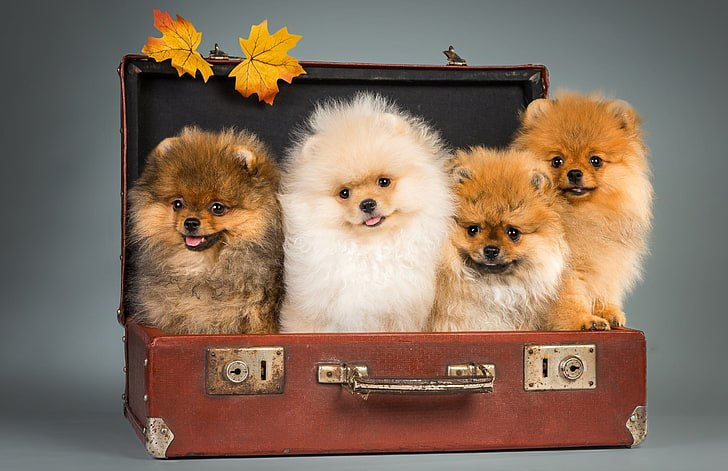
#> input picture pic2.jpg, 728 x 471 px, given in place of the camera
$ jupyter execute 10_Virtual_paint.ipynb
#> lines starting #> are read from the running program, lines starting #| are printed output that depends on the picture; after the words box and inside, x2 and y2 are one past the last pixel; in counts of white or black regions, pixels touching at a corner belong together
[cell 1]
import cv2 as cv
import numpy as np
cv2=cv
capture = cv.VideoCapture(0)

mycolors = [[17,122,128,43,255,255],
           [67,84,94,179,255,255]]


color_values = [[0,192,255],[255,0,0]]


myPoints = []      #[x,y,colorid]
def findColor(img,mycolors,color_values):
    imgHSV = cv.cvtColor(img,cv.COLOR_BGR2HSV)
    count = 0
    newpoints=[]
    for color in mycolors:
        lower = np.array(color[0:3])
        upper = np.array(color[3:6])
        mask = cv.inRange(imgHSV,lower,upper)
        x,y = getContours(mask)
        cv.circle(imgresult,(x,y),5,color_values[count],cv.FILLED)
        if x!=0 and y!=0:
            newpoints.append([x,y,count])
        count+=1
    return newpoints
#         cv2.imshow(str(color[0]),mask)


def getContours(img):
    contours,hierarchy = cv2.findContours(img,cv2.RETR_EXTERNAL,cv2.CHAIN_APPROX_NONE)
    x,y,w,h=0,0,0,0
    for cnt in contours:
        area = cv2.contourArea(cnt)
        if area>500:
#             cv2.drawContours(imgresult, cnt, -1, (255, 0, 0), 3)
            peri = cv2.arcLength(cnt,True)
            approx = cv2.approxPolyDP(cnt,0.02*peri,True)
            x, y, w, h = cv2.boundingRect(approx)
    return x+w//2,y

def drawCanvas(myPoints,color_values):
    for points in myPoints:
        cv.line(imgresult,(points[0],points[1]),(points[0],points[1]),(0,255,255),15)


while(1):
    istrue, img = capture.read()
#> img is the input picture: shape (471, 728, 3); mean B, G, R 95.9, 112.7, 134.1
    if istrue == False:
        break
    img=cv.flip(img,1)
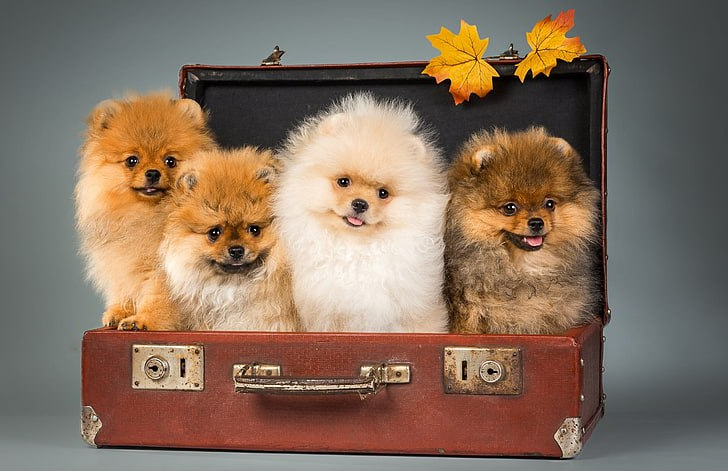
#> img: shape (471, 728, 3); mean B, G, R 95.9, 112.7, 134.1
    imgresult = img.copy()
    newpoints = findColor(img,mycolors,color_values)
#> in findColor, `imgHSV = cv.cvtColor(img,cv.COLOR_BGR2HSV)`: imgHSV: shape (471, 728, 3); mean H, S, V 49.5, 77.6, 137.6
#> the loop in findColor, `for color in mycolors:` made 2 passes
#> (x, y) on passes 1 to 2: (460, 22), (0, 0)
#> pass 1, in findColor, `mask = cv.inRange(imgHSV,lower,upper)`:
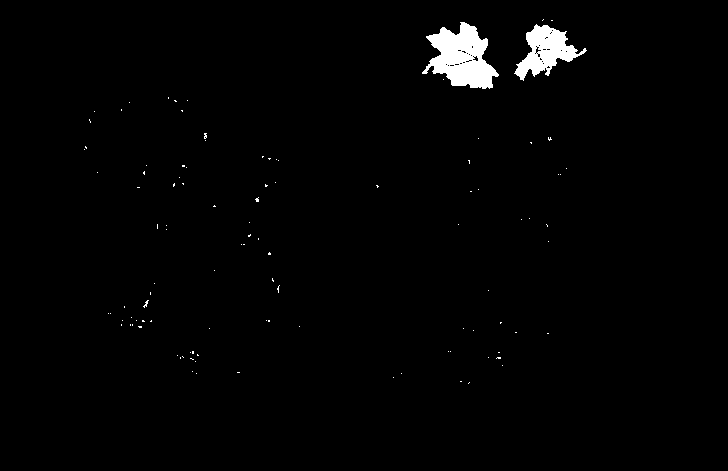
#> mask: shape (471, 728); 1.5% white; 107 white regions (105 under 20 px), largest, box (x1, y1, x2, y2) and area: (422, 22, 499, 89) 2936, (514, 24, 587, 81) 1839
#> pass 2, in findColor, `mask = cv.inRange(imgHSV,lower,upper)`:
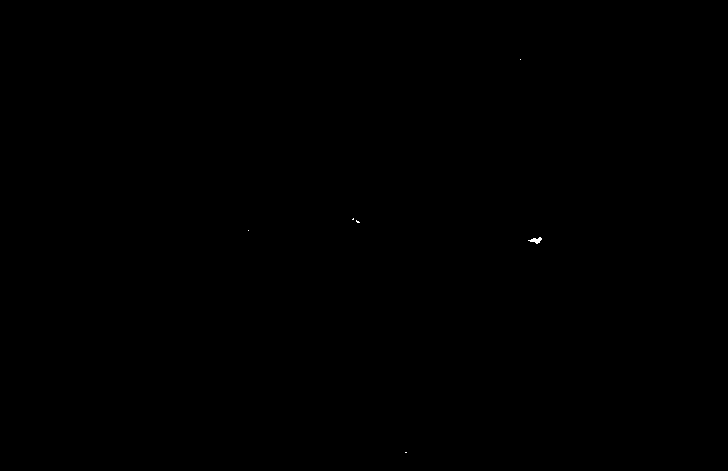
#> mask: shape (471, 728); 0.02% white; 6 white regions (5 under 20 px), largest, box (x1, y1, x2, y2) and area: (528, 237, 542, 244) 50
#> after the loop in findColor, `for color in mycolors:`: imgresult: shape (471, 728, 3); 0.03% of pixels changed, all inside (x1, y1, x2, y2) = (0, 0, 466, 28)
#> after the loop in findColor, `for color in mycolors:`: count = 2; newpoints = [[460, 22, 0]]
#> newpoints = [[460, 22, 0]]
    if len(newpoints)!=0 :
        for newp in newpoints:
            myPoints.append(newp)
#> this loop made 1 pass
#> after the loop, myPoints = [[460, 22, 0]]
    if len(myPoints)!=0:
        drawCanvas(myPoints,color_values)
#> the loop in drawCanvas, `for points in myPoints:` made 1 pass
#> after the loop in drawCanvas, `for points in myPoints:`:
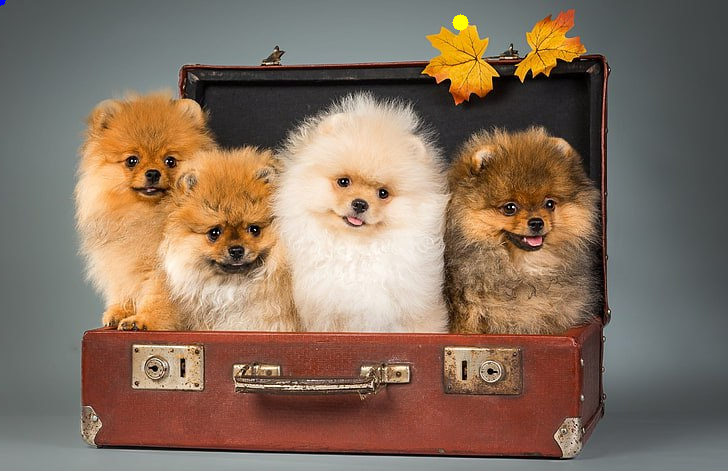
#> imgresult: shape (471, 728, 3); mean B, G, R 95.8, 112.8, 134.2
    cv.imshow('video',imgresult)

    if cv.waitKey(2) == 27:
#> (key Esc is pressed here)
        break
capture.release()
cv.destroyAllWindows()

[cell 2]
import cv2
import numpy as np

capture=cv.VideoCapture(0)

def empty(a):
    pass

def stackImages(scale,imgArray):
    rows = len(imgArray)
    cols = len(imgArray[0])
    rowsAvailable = isinstance(imgArray[0], list)
    width = imgArray[0][0].shape[1]
    height = imgArray[0][0].shape[0]
    if rowsAvailable:
        for x in range ( 0, rows):
            for y in range(0, cols):
                if imgArray[x][y].shape[:2] == imgArray[0][0].shape [:2]:
                    imgArray[x][y] = cv2.resize(imgArray[x][y], (0, 0), None, scale, scale)
                else:
                    imgArray[x][y] = cv2.resize(imgArray[x][y], (imgArray[0][0].shape[1], imgArray[0][0].shape[0]), None, scale, scale)
                if len(imgArray[x][y].shape) == 2: imgArray[x][y]= cv2.cvtColor( imgArray[x][y], cv2.COLOR_GRAY2BGR)
        imageBlank = np.zeros((height, width, 3), np.uint8)
        hor = [imageBlank]*rows
        hor_con = [imageBlank]*rows
        for x in range(0, rows):
            hor[x] = np.hstack(imgArray[x])
        ver = np.vstack(hor)
    else:
        for x in range(0, rows):
            if imgArray[x].shape[:2] == imgArray[0].shape[:2]:
                imgArray[x] = cv2.resize(imgArray[x], (0, 0), None, scale, scale)
            else:
                imgArray[x] = cv2.resize(imgArray[x], (imgArray[0].shape[1], imgArray[0].shape[0]), None,scale, scale)
            if len(imgArray[x].shape) == 2: imgArray[x] = cv2.cvtColor(imgArray[x], cv2.COLOR_GRAY2BGR)
        hor= np.hstack(imgArray)
        ver = hor
    return ver


cv2.namedWindow("TrackBars")
cv2.resizeWindow("TrackBars",640,240)
cv2.createTrackbar("Hue Min","TrackBars",17,179,empty)
cv2.createTrackbar("Sat Min","TrackBars",122,255,empty)
cv2.createTrackbar("Val Min","TrackBars",128,255,empty)
cv2.createTrackbar("Hue Max","TrackBars",43,179,empty)
cv2.createTrackbar("Sat Max","TrackBars",255,255,empty)
cv2.createTrackbar("Val Max","TrackBars",255,255,empty)

while True:
    isTrue, img = capture.read()
    imgHSV = cv2.cvtColor(img,cv2.COLOR_BGR2HSV)
#> imgHSV: shape (471, 728, 3); mean H, S, V 49.5, 77.6, 137.6
    h_min = cv2.getTrackbarPos("Hue Min","TrackBars")
    h_max = cv2.getTrackbarPos("Hue Max", "TrackBars")
    s_min = cv2.getTrackbarPos("Sat Min", "TrackBars")
    s_max = cv2.getTrackbarPos("Sat Max", "TrackBars")
    v_min = cv2.getTrackbarPos("Val Min", "TrackBars")
    v_max = cv2.getTrackbarPos("Val Max", "TrackBars")
    print(h_min,h_max,s_min,s_max,v_min,v_max)
    lower = np.array([h_min,s_min,v_min])
    upper = np.array([h_max,s_max,v_max])
    mask = cv2.inRange(imgHSV,lower,upper)
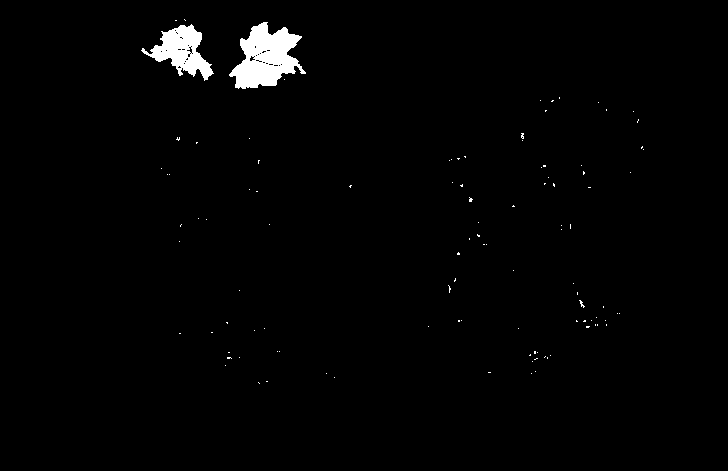
#> mask: shape (471, 728); 1.5% white; 107 white regions (105 under 20 px), largest, box (x1, y1, x2, y2) and area: (229, 22, 306, 89) 2936, (141, 24, 214, 81) 1839
    imgResult = cv2.bitwise_and(img,img,mask=mask)


# [4 lines of commented-out code are left out]

    imgStack = stackImages(0.6,([img,imgHSV],[mask,imgResult]))
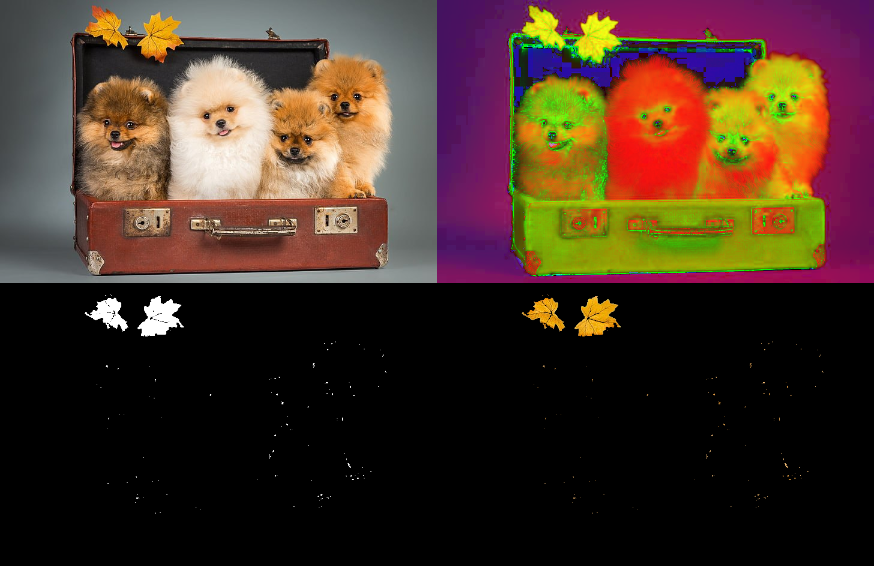
#> imgStack: shape (566, 874, 3); mean B, G, R 37.4, 49.1, 69.7
    cv2.imshow("Stacked Images", imgStack)

    if cv.waitKey(2)==27:
#> (key Esc is pressed here)
        break
capture.release()
cv.destroyAllWindows()

$ run again, on pic4.jpg
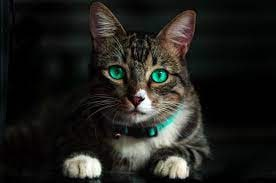
#> input picture pic4.jpg, 276 x 183 px, given in place of the camera
#> img is the input picture: shape (183, 276, 3); mean B, G, R 28.6, 32.2, 32.5
#> the loop in findColor, `for color in mycolors:` made 2 passes
#> (x, y) on passes 1 to 2: (0, 0), (0, 0)
#> pass 2, in findColor, `mask = cv.inRange(imgHSV,lower,upper)`:
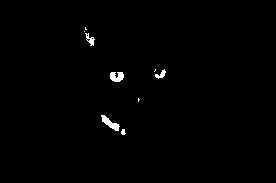
#> mask: shape (183, 276); 0.74% white; 9 white regions (4 under 20 px), largest, box (x1, y1, x2, y2) and area: (101, 115, 120, 131) 125, (110, 72, 124, 82) 109, (85, 33, 95, 46) 56, (155, 69, 166, 79) 51, (121, 129, 126, 135) 22
#> after the loop in findColor, `for color in mycolors:`: count = 2; newpoints = []
#> imgResult: shape (183, 276, 3); every value is 0
#> `imgStack = stackImages(0.6,([img,imgHSV],[mask,imgResult]))`:
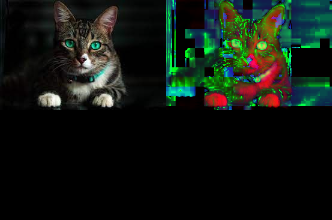
#> imgStack: shape (220, 332, 3); mean B, G, R 17.4, 24, 16.8

$ run again, on cards1.jpg
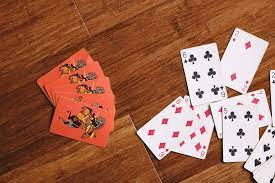
#> input picture cards1.jpg, 275 x 183 px, given in place of the camera
#> img is the input picture: shape (183, 275, 3); mean B, G, R 80, 103.6, 159.3
#> the loop in findColor, `for color in mycolors:` made 2 passes
#> (contours in getContours, x, y) on pass 1: (9 contours, all with area under 20, 0, 0)
#> pass 2, in findColor, `mask = cv.inRange(imgHSV,lower,upper)`:
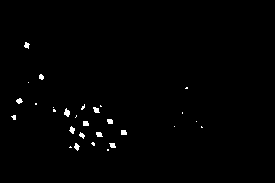
#> mask: shape (183, 275); 0.87% white; 29 white regions (16 under 20 px), largest, box (x1, y1, x2, y2) and area: (64, 108, 70, 117) 35, (93, 107, 100, 113) 29, (69, 126, 75, 134) 29
#> after the loop in findColor, `for color in mycolors:`: count = 2; newpoints = []
#> `imgStack = stackImages(0.6,([img,imgHSV],[mask,imgResult]))`:
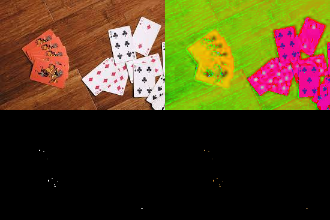
#> imgStack: shape (220, 330, 3); mean B, G, R 29.3, 63.2, 79.6
